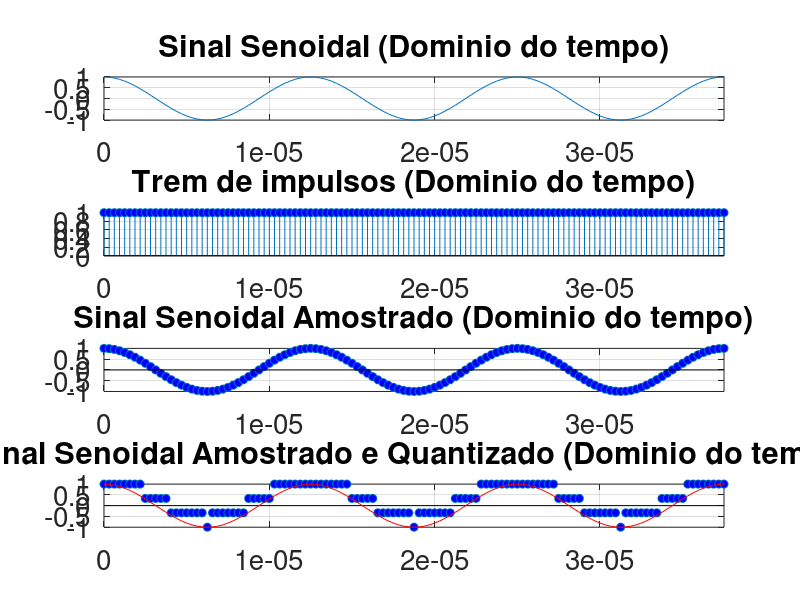
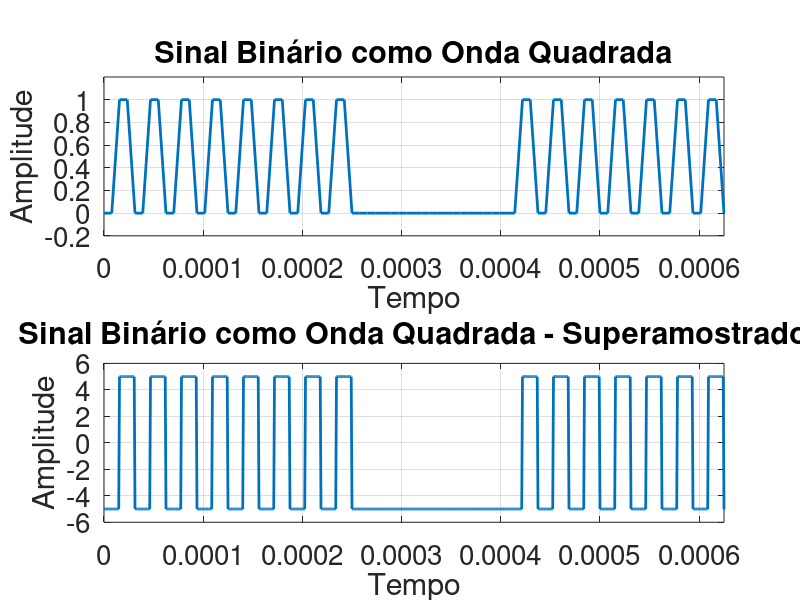
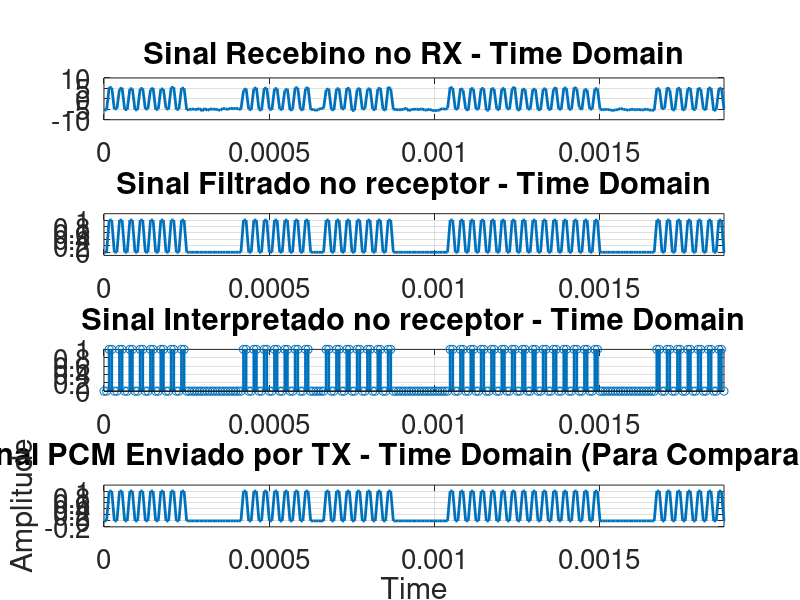
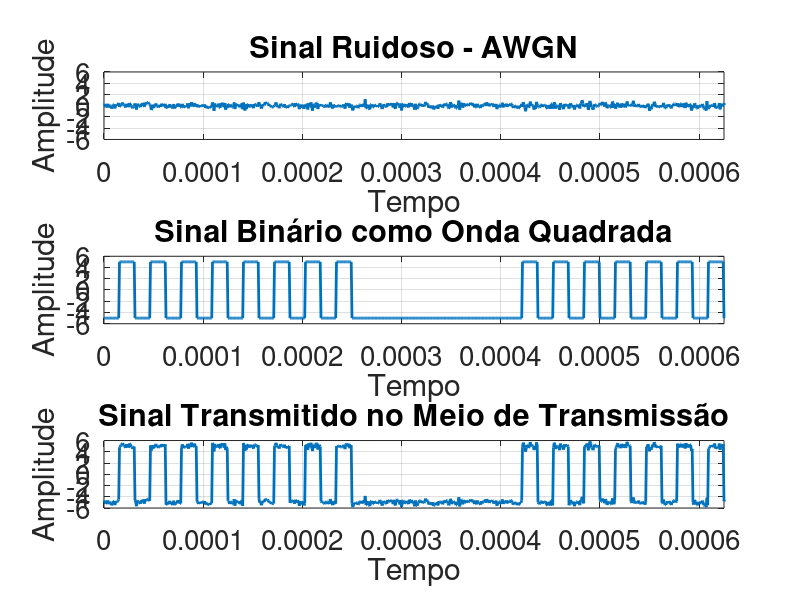

Reproduce these figures in MATLAB, in order.
  close all; clear all; clc;
  pkg load signal;
  pkg load communications;

  % Altera o tamanho da fonte nos plots para 15
  set(0, 'DefaultAxesFontSize', 20);

  % Defining the base signal amplitude.
  A_signal = 1;

  % Defining the frequency for the base signal 
  f_signal = 80000;

  % Defining the period and frequency of sampling:
  fs = 40*f_signal;
  Ts = 1/fs;
  T = 1/f_signal;

  % Defining the sinal period.
  t_inicial = 0;
  t_final = 0.01;

  % "t" vector, correspondig to the time period of analysis, on time domain.
  t = [t_inicial:Ts:t_final];
  tsine = t;

  signal = A_signal*cos(2*pi*f_signal*t);

  signalsine = signal; 

  % Criando um trem de impulsos com período de 2T
  impulse_train = zeros(size(t));
  impulse_train(mod(t, 1/fs) == 0) = 1;

  signal_sampled = signal .* impulse_train;

  % Quantidade de níveis desejada (tirando o 0)
  n=2;
  num_levels = 2^n;

  % Gerando os níveis de quantização automaticamente
  levels = linspace(-1, 1, num_levels);

  % Verifica se o vetor possui algum elemento com "0"
  for i = 1:length(levels)
      if levels(i) == 0
          levels(i) = [];
          break; 
      end
  end


  % Quantização
  quantized_signal = zeros(size(signal_sampled));
  for i = 1:length(signal_sampled)
      for j = 1:length(levels)
          if signal_sampled(i) <= levels(j)
              quantized_signal(i) = levels(j);
              break;
          end
      end
  end

  figure(1)
  subplot(411)
  plot(t,signal)
  grid on;
  xlim([0 3*T])
  title('Sinal Senoidal (Dominio do tempo)')

  subplot(412)
  stem(t,impulse_train, 'MarkerFaceColor', 'b')
  grid on;
  xlim([0 3*T])
  title('Trem de impulsos (Dominio do tempo)')

  subplot(413)
  stem(t,signal_sampled, 'LineStyle','none', 'MarkerFaceColor', 'b')
  grid on;
  xlim([0 3*T])
  title('Sinal Senoidal Amostrado (Dominio do tempo)')

  subplot(414)
  stem(t,quantized_signal, 'LineStyle','none', 'MarkerFaceColor', 'b')
  xlim([0 3*T])
  hold on; 
  plot(t,signal, 'r')
  xlim([0 3*T])
  grid on;
  title('Sinal Senoidal Amostrado e Quantizado (Dominio do tempo)')

  % Desloca o vetor quantizado para 0 ou mais
  min_value = min(quantized_signal);
  quantized_signal = quantized_signal - min_value;

  % Multiplica os valores quantizados para que sejam números inteiros
  num_intervals = num_levels - 1; % Número de intervalos entre os níveis
  quantized_signal_int = quantized_signal * num_intervals;

  % Convertendo valores quantizados inteiros para binário
  binary_signal = de2bi(quantized_signal_int, n);

  % Concatenando os valores binários em um único vetor
  binary_signal_concatenated = reshape(binary_signal.', 1, []);

  % Vetor de tempo
  t = linspace(0, 1, length(binary_signal_concatenated) * 2);

  % Repetindo cada valor do sinal
  repeated_signal = reshape(repmat(binary_signal_concatenated, 2, 1), 1, []);

  % realizando a superamostragem do sinal com a função upper

  % Superamostragem
  n = 10;
  amplitude =5;
  repeated_signal_up = upsample(repeated_signal, n);

  filtr_tx = ones(1, n);
  filtered_signal = filter(filtr_tx, 1, repeated_signal_up)*2*amplitude-amplitude;

  % criando um novo vetor de t para o sinal filtrado
  t_super = linspace(0, 1, length(filtered_signal));

  var_noise = 0.1; 
  transmission_noise = sqrt(var_noise)*randn(1,length(filtered_signal)); 

  transmitted_signal = filtered_signal + transmission_noise; 

  % Plotando o sinal
  figure(2)
  subplot(211)
  plot(t,repeated_signal, 'LineWidth', 2);
  ylim([-0.2, 1.2]);
  xlim([0, 50*T]);
  xlabel('Tempo');
  ylabel('Amplitude');
  title('Sinal Binário como Onda Quadrada');
  grid on;

  subplot(212)
  plot(t_super,filtered_signal, 'LineWidth', 2);
  xlim([0, 50*T]);
  ylim([-amplitude*1.2 , amplitude*1.2]);
  xlabel('Tempo');
  ylabel('Amplitude');
  title('Sinal Binário como Onda Quadrada - Superamostrado');
  grid on;

  figure(5)
  subplot(311)
  plot(t_super,transmission_noise, 'LineWidth', 2);
  xlim([0, 50*T]);
  ylim([-amplitude*1.2 , amplitude*1.2]);
  xlabel('Tempo');
  ylabel('Amplitude');
  title('Sinal Ruidoso - AWGN');
  grid on;

  subplot(312)
  plot(t_super,filtered_signal, 'LineWidth', 2);
  xlim([0, 50*T]);
  ylim([-amplitude*1.2 , amplitude*1.2]);
  xlabel('Tempo');
  ylabel('Amplitude');
  title('Sinal Binário como Onda Quadrada');
  grid on;

  subplot(313)
  plot(t_super,transmitted_signal, 'LineWidth', 2);
  xlim([0, 50*T]);
  ylim([-amplitude*1.2 , amplitude*1.2]);
  xlabel('Tempo');
  ylabel('Amplitude');
  title('Sinal Transmitido no Meio de Transmissão');
  grid on;

  % Recepção: 

  % definindo o limiar (valor que vai decidir se o sinal é 0 ou 1)
  limiar = 0;

  % amostrando o sinal recebido
  received_signal = transmitted_signal(n/2:n:end);
  received_binary = received_signal > limiar; 

  t_received = linspace(0, 1, length(t_super)/n);

  % Plotando o sinal
  % Plotting the signal
  figure(3)

  subplot(411)
  plot(t_received, received_signal,  'LineWidth', 2);
  xlim([0, 150*T]);
  title('Sinal Recebino no RX - Time Domain');
  grid on;

  subplot(412)
  plot(t_received, received_binary,  'LineWidth', 2);
  xlim([0, 150*T]);
  ylim([-0.1 1.2*max(received_binary)]);
  title('Sinal Filtrado no receptor - Time Domain');
  grid on;

  subplot(413)
  stem(t_received, received_binary,  'LineWidth', 2);
  xlim([0, 150*T]);
  title('Sinal Interpretado no receptor - Time Domain');
  grid on;


  subplot(414)
  plot(t,repeated_signal, 'LineWidth', 2);
  ylim([-0.2, 1.2]);
  xlim([0, 150*T]);
  xlabel('Time');
  ylabel('Amplitude');
  title('Sinal PCM Enviado por TX - Time Domain (Para Comparação)');
  grid on;

  % Vetor de tempo para o sinal recebido
  t_received = linspace(0, 1, length(received_signal));

  % Interpolando o sinal para restaurar a taxa de amostragem original
  received_signal_interp = interp(received_signal, n);

  % Filtrando o sinal interpolado para remover artefatos
  filtr_rx = ones(1, n);
  received_signal_filtered = filter(filtr_rx, 1, received_signal_interp) / n;

  % Convertendo o sinal recuperado para o formato analógico
  received_analog_signal = received_signal_filtered(1:length(t_received)) * (2*amplitude) - amplitude; % Normalização da amplitude

  % Plotando o sinal analógico recuperado
  figure(7)
  subplot(211);
  plot(tsine, signalsine, 'LineWidth', 2);
  xlim([0, 3*T]);
  xlabel('Tempo');
  ylabel('Amplitude');
  title('Sinal Analógico Recuperado');
  grid on;
  subplot(212);
  plot(tsine, received_signal_filtered(1:length(tsine)), 'LineWidth', 2);
  xlim([0, 3*T]);
  xlabel('Tempo');
  ylabel('Amplitude');
  title('Sinal Analógico Transmitido (Para comparação)');
  grid on;
